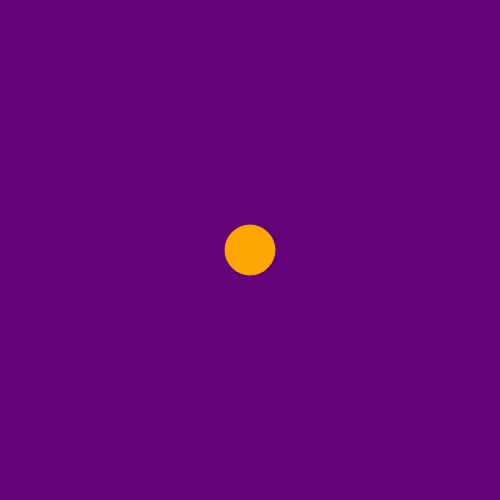
Frame 1 (no input)
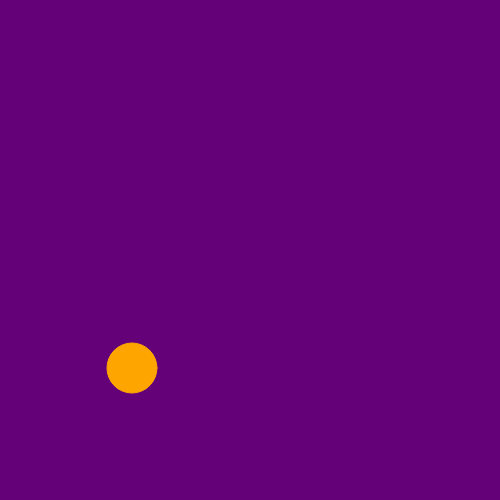
Frame 60 (no input)
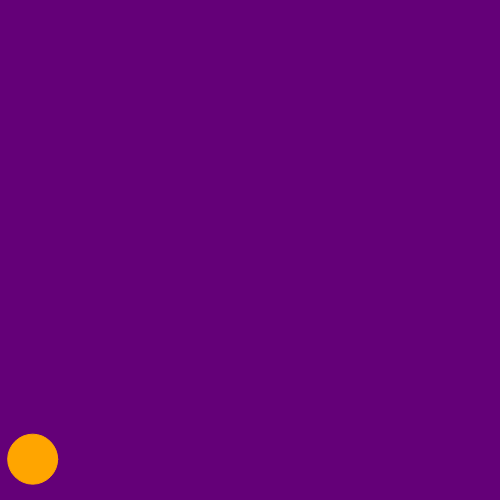
Frame 120 (the mouse pressed at the canvas centre since frame 60)

The p5.js sketch that drew these frames (run headless with seeded random() and noise() and a simulated clock; from frame 60 on, the mouse is pressed at the canvas centre):

// p5.js sketch
// ── sketch.js

function setup() {
	createCanvas(500, 500);
	myBall = new ball(250, 250);
}

function draw() {
  background(100,0,120);
	myBall.drawBall();
  myBall.moveBall(500,500);
}

// ── ballClass.js
class ball {
  constructor(tempY, tempX) {
    this.y = tempY;
    this.x = tempX;
    this.xVector = 2;
    this.yVector = -2;
  }
  drawBall() {
    stroke(255,165,0);
    fill(255,165,0);
    ellipse(this.y,this.x,50,50);
  }
  moveBall(xWall,yWall) {
    if (this.x >= xWall - 25 || this.x <= 25) {
      this.xVector *= (Math.random() + 0.5) * -1;
      if (this.xVector > 1.5) {
        this.xVector = 1.45;
      }
    }
    if (this.y >= yWall - 25 || this.y <= 25) {
      this.yVector *= (Math.random() + 0.5) * -1;
      if (this.yVector > 1.5) {
        this.yVector = 1.45;
      }
    }
    this.x += this.xVector;
    this.y += this.yVector;
  }
}
